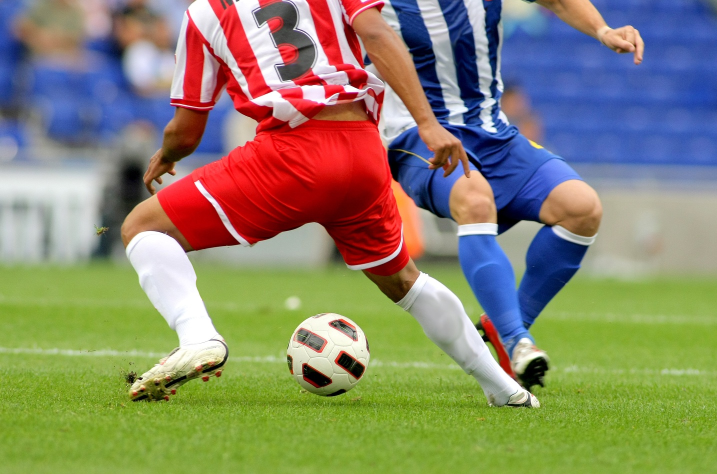
#> input picture python/opencv/day3/data1.jpg, 1434 x 948 px, found by its file name (shown at 1/2 size)
$ python ex5.py
#> lines starting #> are read from the running program, lines starting #| are printed output that depends on the picture
import cv2
import numpy as np
import matplotlib.pyplot as plt

img=cv2.imread('./pn/opencv/day3/data1.jpg')
#> img is the input picture: shape (948, 1434, 3); mean B, G, R 107.2, 133.3, 136.9
gry_img=cv2.cvtColor(img,cv2.COLOR_BGR2GRAY)
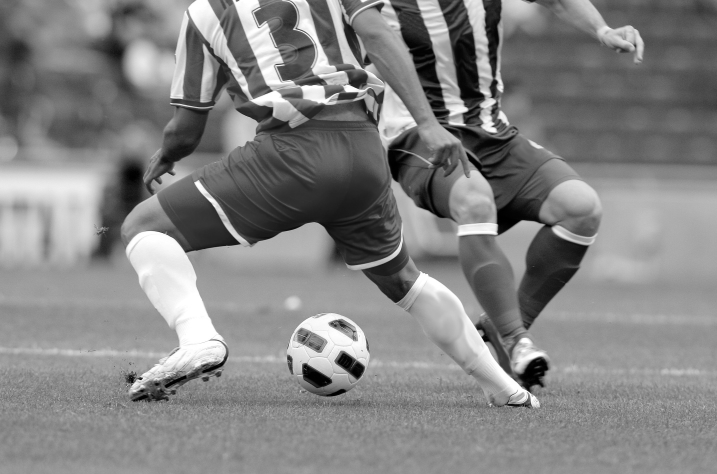
#> gry_img: shape (948, 1434) (shown at 1/2 size); min 0, max 255, mean 131.4
g_h=cv2.calcHist([gry_img],[0],None,[256],[0,256])
#> g_h = 256 values, max 20515 at index 147, min 824 at index 15, mean 5310.3
cv2.imshow('gr_img',gry_img)
plt.plot(g_h)

e_img=cv2.equalizeHist(gry_img)
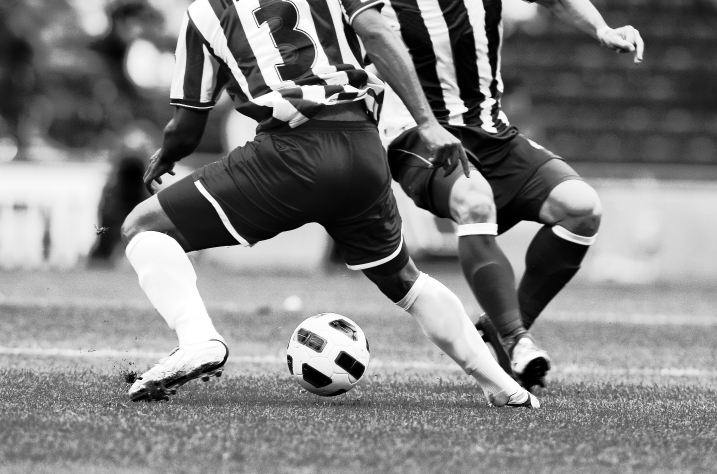
#> e_img: shape (948, 1434) (shown at 1/2 size); min 0, max 255, mean 128.3
e_h=cv2.calcHist([e_img],[0],None,[256],[0,256])
#> e_h = 256 values, max 20515 at index 155, min 0 at index 44, mean 5310.3
cv2.imshow('e_img',e_img)
plt.plot(e_h)
plt.show()
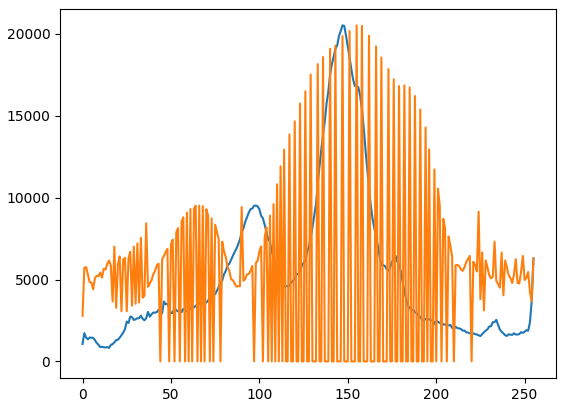
#> figure drawn by matplotlib, 1 panel; curve peaks at x = 147, y = 20515; curve peaks at x = 155, y = 20515
cv2.waitKey()
